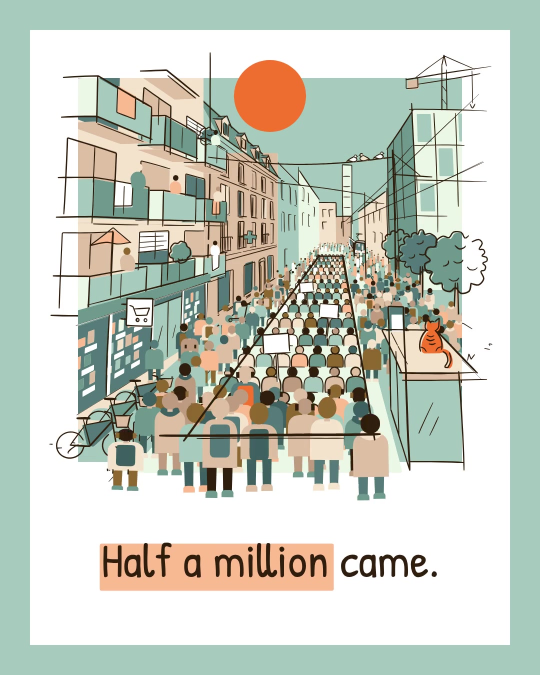
#> input picture video/assets/ref/frame_0027.jpg, 1080 x 1350 px, given in place of B1.png, which was not available (shown at 1/2 size)
$ python make_sheet.py ../../../../assets/ref ../../../../assets/ref/frame_0062.jpg
#> lines starting #> are read from the running program, lines starting #| are printed output that depends on the picture; pictures that were not available may be replaced by others from this repository, and a replacement may not be noted
#!/usr/bin/env python3
"""Imagination B's sheet: the 12 beat frames in order (B-B1..B-B12), then the alternates (B-B5alt, ...).

usage: python3 make_sheet.py <renders_dir> <out.png> [alt ids...]
Each frame is a 1080 x 1920 render of pages/<id>.html (video/scripts/type/render.mjs); the sheet shows each at
phone-glance size with its label, its words and its beat's feeling.
"""
import sys
from PIL import Image, ImageDraw, ImageFont

BEATS = [
    ("B1", "The warm line", "Did you know Helsinki wants AI to heat 70,000 homes?", "surprise, curiosity"),
    ("B2", "A cathedral of computers", "AI actually runs on giant computers, in buildings called data centers.", "a little awe"),
    ("B3", "Too hot for snow", "Those computers get really hot.", "heat rising, a touch of alarm"),
    ("B4", "Forty kettles in one", "...as much heat as FORTY kettles, boiling non-stop.", "playful astonishment"),
    ("B5", "One cup", "That's a lot of tea.", "a smile and a breath"),
    ("B6", "Snow falling up", "Normally, data centers just use big fans to blow that heat outside.", "a small pang"),
    ("B7", "The city reaches", "But Helsinki WANTS that heat.", "the turn, a spark of delight"),
    ("B8", "The missing piece, drawn", "The city has a plan to use it, starting next year.", "hope, anticipation"),
    ("B9", "A drawn door opens", "So how would that work?", "leaning in"),
    ("B10", "Cool in, honey out", "...take the heat out of its computers with water in pipes.", "clarity, 'oh, that's how'"),
    ("B11", "Under the snow, home", "Then pipes under the streets carry that heat into people's homes.", "cozy relief"),
    ("B12", "Your chat, a warm window", "So your chatbot could soon heat an apartment in Helsinki.", "personal warmth, a wink"),
]
ALTS = {
    "B5alt": ("One cup, close", "That's a lot of tea.", "a smile and a breath"),
    "B6alt": ("Everywhere, up it goes", "Normally, data centers just use big fans to blow that heat outside.", "a small pang"),
    "B7alt": ("The city leans out", "But Helsinki WANTS that heat.", "the turn, a spark of delight"),
    "B12alt": ("The cat on the warm sill", "So your chatbot could soon heat an apartment in Helsinki.", "personal warmth, a wink"),
}

def font(size, bold=False):
    for p in (["/home/user/Test-/video/scripts/type/.fonts/gaegu/gaegu-latin-700-normal.ttf"] if bold else []) + [
            "/usr/share/fonts/truetype/dejavu/DejaVuSans-Bold.ttf" if bold else "/usr/share/fonts/truetype/dejavu/DejaVuSans.ttf"]:
        try:
            return ImageFont.truetype(p, size)
        except OSError:
            continue
    return ImageFont.load_default()

def wrap(draw, text, fnt, width):
    words, lines, cur = text.split(), [], ""
    for w in words:
        t = (cur + " " + w).strip()
        if draw.textlength(t, font=fnt) <= width:
            cur = t
        else:
            lines.append(cur); cur = w
    if cur:
        lines.append(cur)
    return lines

def main():
    src, out = sys.argv[1], sys.argv[2]
    alts = sys.argv[3:]
    items = [(f"B-{b}", b, t, w, f) for b, t, w, f in BEATS] + [(f"B-{a}", a, *ALTS[a]) for a in alts]
    tw, th = 300, 533
    cols = 6
    pad, cap_h, head_h = 22, 118, 96
    rows_main = 2
    rows_alt = (len(alts) + cols - 1) // cols
    sep = 56 if alts else 0
    Wd = cols * tw + (cols + 1) * pad
    Ht = head_h + (rows_main + rows_alt) * (th + cap_h + pad) + pad + sep
    sheet = Image.new("RGB", (Wd, Ht), (22, 24, 30))
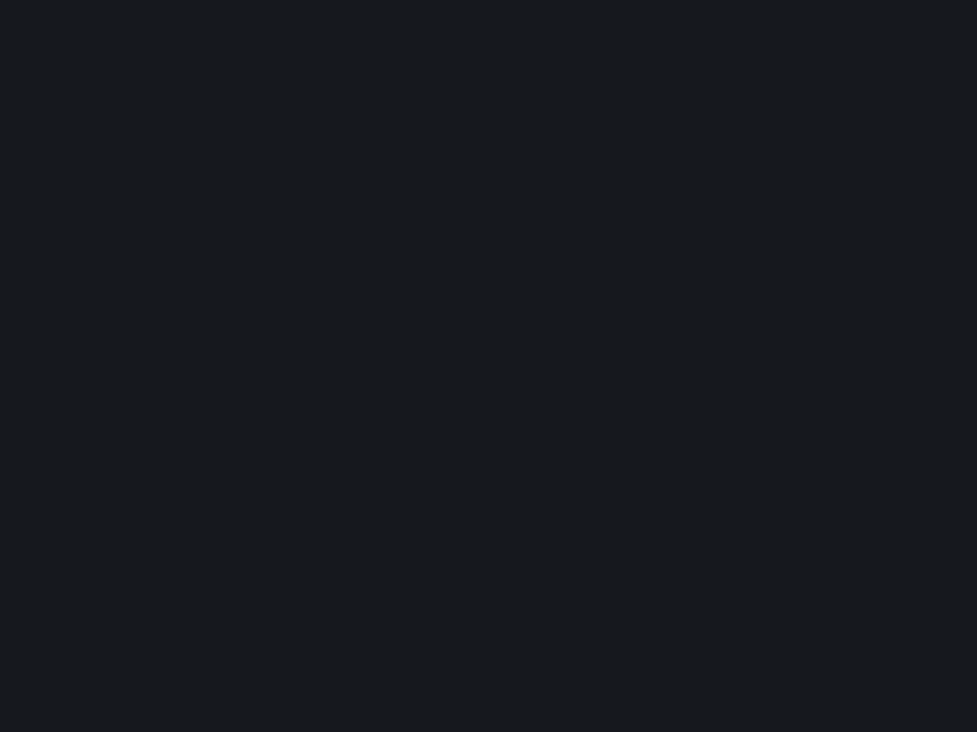
#> sheet: PIL image 1954x1464 RGB (shown at 1/2 size); mean R, G, B 22, 24, 30
    d = ImageDraw.Draw(sheet)
    d.text((pad, 18), "Video 4 ideas  ·  imagination B: the machine and the mechanism  ·  \"The open machine\" (one piece missing)",
           font=font(26, True), fill=(240, 236, 226))
    d.text((pad, 56), "Value sketches: the night in cool greys, ONE warm accent (the heat); the caption band kept light. Beat order, then the alternates.",
           font=font(17), fill=(178, 182, 192))
    for i, (label, fid, title, words, feel) in enumerate(items):
        if i < 12:
            r, c = divmod(i, cols)
            y = head_h + r * (th + cap_h + pad)
        else:
            r, c = divmod(i - 12, cols)
            y = head_h + rows_main * (th + cap_h + pad) + sep + r * (th + cap_h + pad)
        x = pad + c * (tw + pad)
        im = Image.open(f"{src}/{fid}.png").convert("RGB").resize((tw, th), Image.LANCZOS)
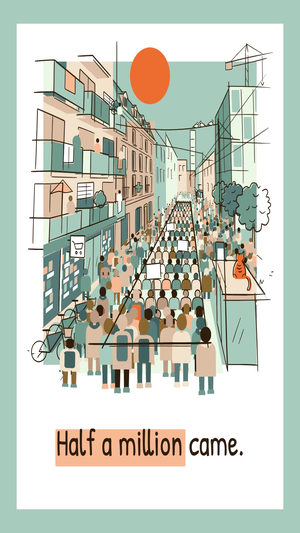
#> im: PIL image 300x533 RGB; mean R, G, B 197.9, 204.1, 192.4
        sheet.paste(im, (x, y))
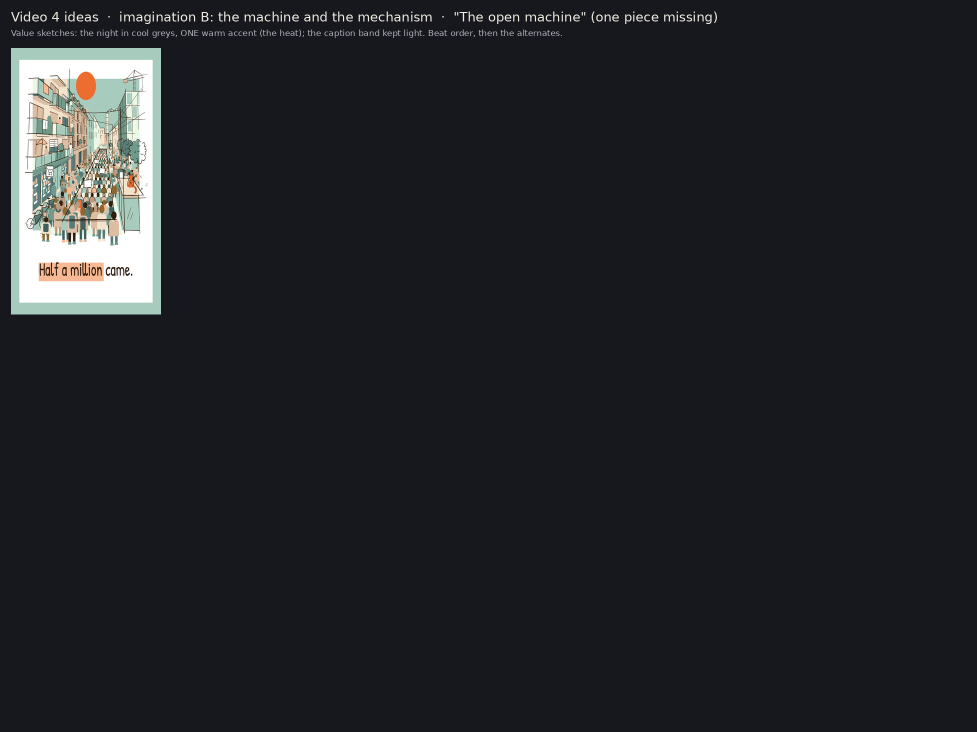
#> sheet: PIL image 1954x1464 RGB (shown at 1/2 size); mean R, G, B 32.5, 34.7, 39.7
        d.rectangle([x - 1, y - 1, x + tw, y + th], outline=(70, 74, 86))
        d.text((x, y + th + 8), label, font=font(22, True), fill=(255, 210, 127))
        tx = x + d.textlength(label + "  ", font=font(22, True))
#> tx = 87.34
        fs = 16
        while fs > 11 and tx + d.textlength(title, font=font(fs, True)) > x + tw:
            fs -= 1
#> this loop made 0 passes
#> after the loop, fs = 16
        d.text((tx, y + th + 11 + (16 - fs) // 2), title, font=font(fs, True), fill=(236, 233, 226))
        yy = y + th + 38
        for ln in wrap(d, words, font(14), tw)[:3]:
#> in wrap, `words, lines, cur = text.split(), [], ""`: words = ['Did', 'you', 'know', 'Helsinki', 'wants', 'AI', 'to', 'heat', '70,000', 'homes?']; cur = ''
            d.text((x, yy), ln, font=font(14), fill=(196, 199, 207)); yy += 18
#> this loop made 2 passes
#> after the loop, yy = 703
        d.text((x, yy + 2), "feel: " + feel, font=font(14), fill=(150, 196, 214))
#> pass 2 of the loop in main, `for i, (label, fid, title, words, feel) in enumerate(items):`:
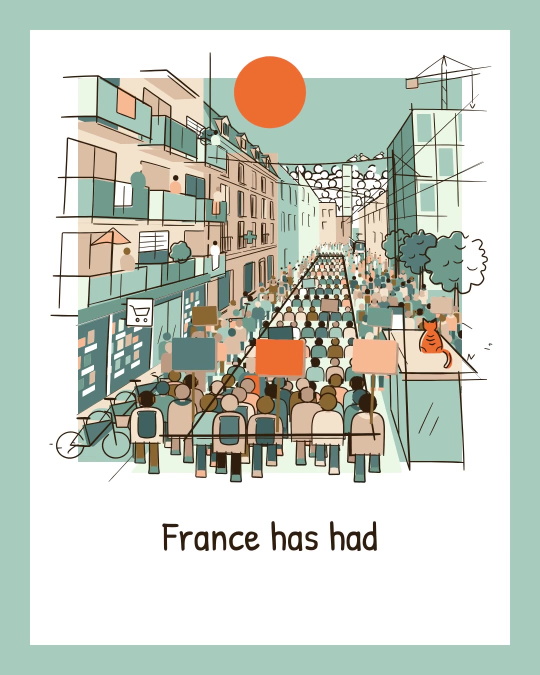
#> input picture video/assets/ref/frame_0062.jpg, 1080 x 1350 px, given in place of B2.png, which was not available (shown at 1/2 size)
#> in main, `im = Image.open(f"{src}/{fid}.png").convert("RGB").resize((tw, th), Im..`:
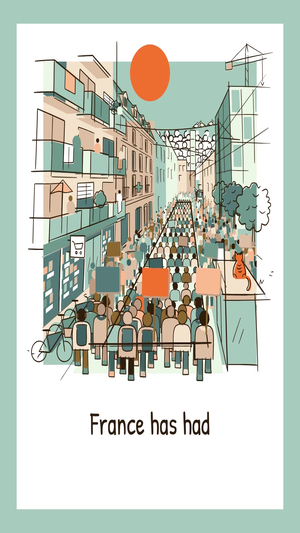
#> im: PIL image 300x533 RGB; mean R, G, B 199.1, 205.7, 195
#> in main, `sheet.paste(im, (x, y))`:
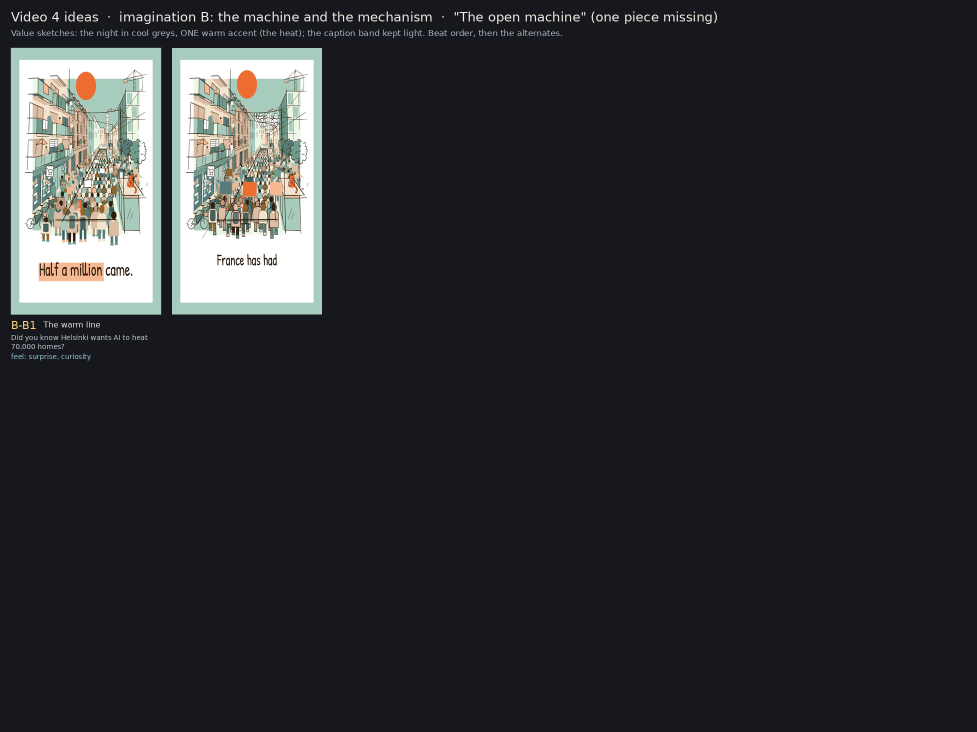
#> sheet: PIL image 1954x1464 RGB (shown at 1/2 size); mean R, G, B 42.6, 45, 49.1
#> tx = 409.3
#> after the loop in main, `while fs > 11 and tx + d.textlength(title, font=font(fs, True)) > x + ..`: fs = 16
#> the loop in main, `for ln in wrap(d, words, font(14), tw)[:3]:` made 2 passes
#> (ln, yy) on passes 1 to 2: ('AI actually runs on giant computers, in', 685), ('buildings called data centers.', 703)
#> after the loop in main, `for ln in wrap(d, words, font(14), tw)[:3]:`: yy = 703
    if alts:
        ya = head_h + rows_main * (th + cap_h + pad) + 10
        d.text((pad, ya), "Alternates (the beats I am least sure of)", font=font(22, True), fill=(240, 236, 226))
    sheet.save(out, optimize=True)
    print("wrote", out, sheet.size)

if __name__ == "__main__":
#> (the run stopped early here; a loop or call above may not have finished)
